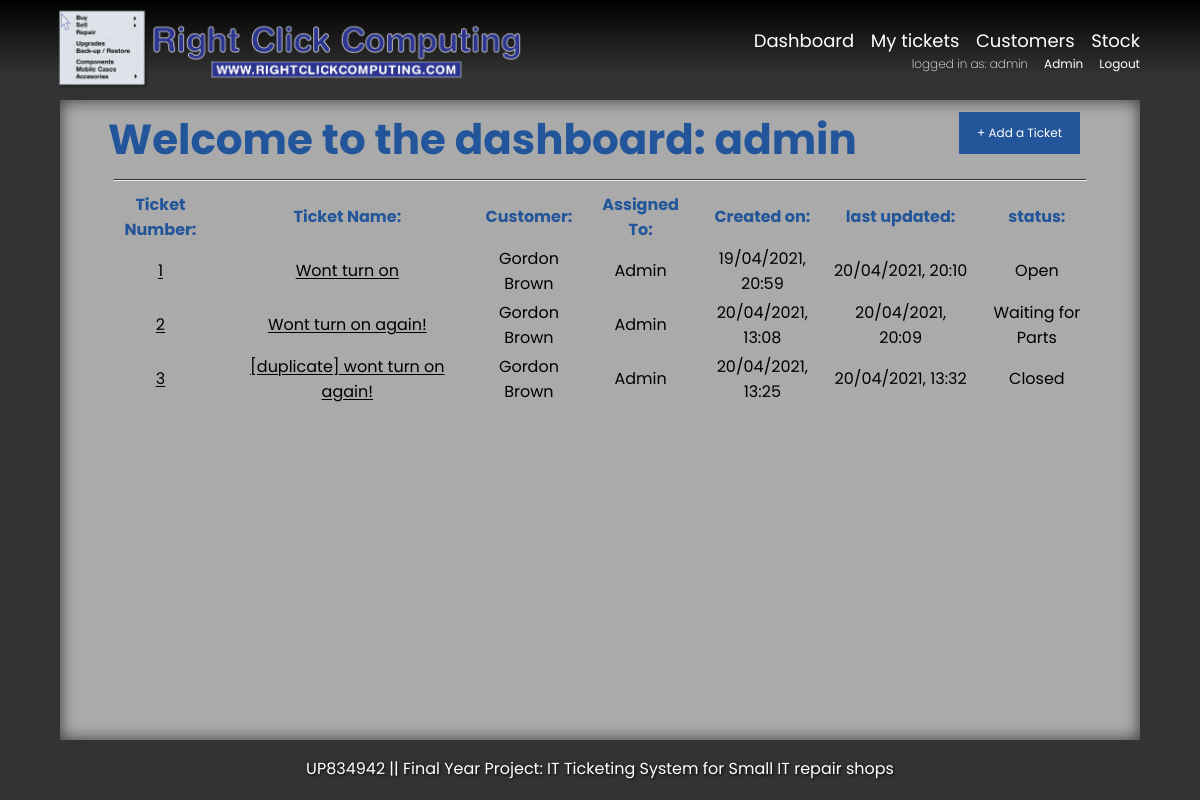
The app's page /dashboard/ (signed in), older data.
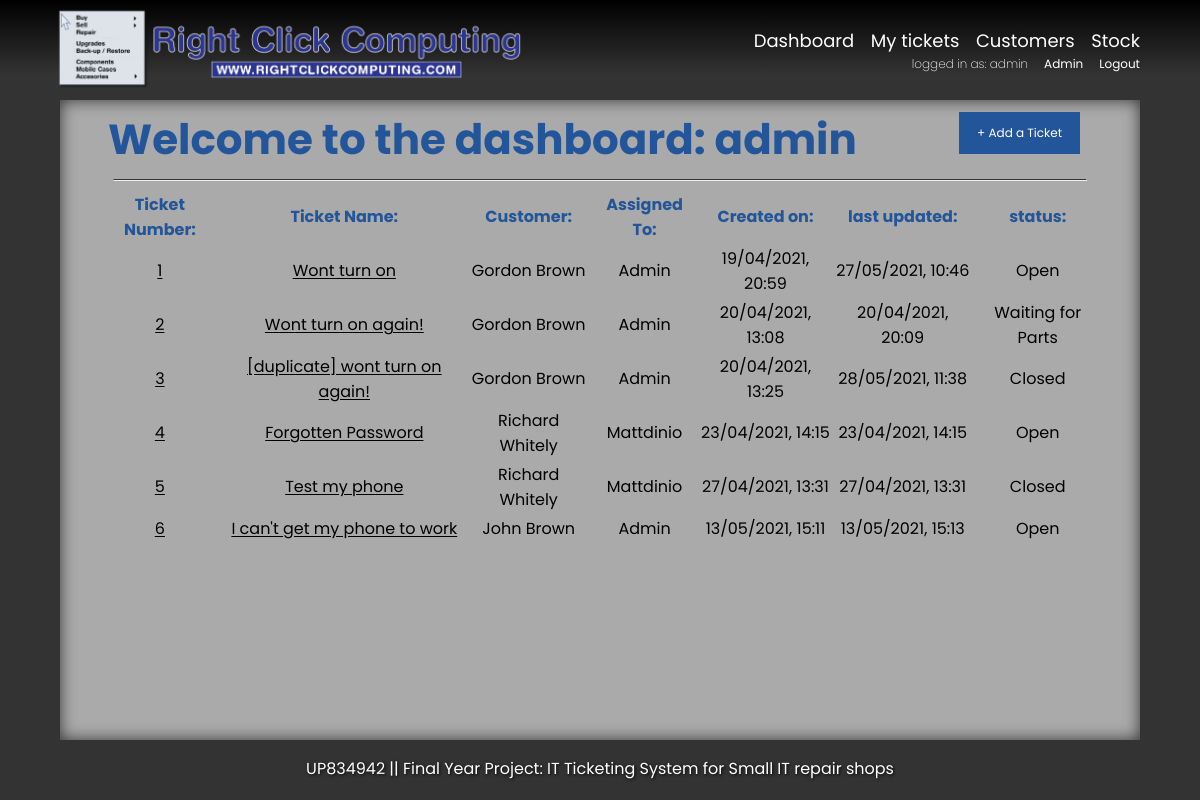
The same page, newer data.
### ticketingsystem/models.py (models this page shows, shortened)
class Ticket(models.Model):
    TICKET_STATUS = [('Open', 'Open'), ('Waiting on Customer', 'Waiting on Customer'), ('Waiting for Parts', 'Waiting for Parts'), ('Closed', 'Closed')]
    DEVICE_TYPES = [('Mobile Phone', 'Mobile Phone'), ('Laptop', 'Laptop'), ('Desktop', 'Desktop'), ('Games Console', 'Games Console'), ('Tablet', 'Tablet'), ('Smart device', 'Smart Device'), ('Other', 'Other')]
    ticketName = models.CharField(max_length=100, verbose_name="Ticket Name")
    deviceMake = models.CharField (max_length=30, verbose_name="Device Make")
    deviceModel = models.CharField(max_length=50, verbose_name="Device Model")
    deviceType = models.CharField(max_length=15, choices=DEVICE_TYPES, verbose_name="Device Type")
    customer = models.ForeignKey(Customer, on_delete=models.PROTECT, verbose_name="Customer")
    assigned = models.ForeignKey(User, on_delete=models.SET_NULL, null=True, blank=True, editable=True, related_name="assignedTechnician", verbose_name="Assigned")
    ticketStatus = models.CharField(max_length=30, choices=TICKET_STATUS, verbose_name="Ticket Status")
    createdDate = models.DateTimeField(auto_now_add=True, editable=False, verbose_name="Created On")
    createdBy = models.ForeignKey(User, on_delete=models.DO_NOTHING, null=True, editable=False, related_name="createdByTechnician", verbose_name="createdBy")
    lastUpdated = models.DateTimeField(auto_now=True, verbose_name="Last Update Date")
    updatedBy = models.ForeignKey(User, on_delete=models.DO_NOTHING, null=True, editable=False, related_name="updatedByTechnician", verbose_name="Updated By")
    ticketDescription = models.TextField(verbose_name="Ticket Description")
    class meta:
        ordering = ['-id']

class Customer(models.Model):
    firstName = models.CharField (max_length=50, verbose_name="First Name")
    lastName = models.CharField (max_length=50, verbose_name="Last Name")
    phoneMessage = 'Phone number must be 11 digits format \'00000000000\''
    phone_regex = RegexValidator(regex='^\\d{11}$',message=phoneMessage)
    number = models.CharField(max_length=11, validators=[phone_regex], verbose_name="Phone Number")
    email = models.EmailField(max_length = 254, blank= True, null=True, verbose_name="Email Address")
    address = models.TextField(blank=True, verbose_name="Address")
    def __str__(self):
        return self.firstName + ' ' + self.lastName

### ticketingsystem/views.py (the view)
def dashboard (request):
    tickets = Ticket.objects.all()
    ticketFilters = ticketFilter()
    context = {'ticketFilters': ticketFilter}
    return render (request, 'dashboard.html', {
       'tickets' : tickets,
    })

### ticketingsystem/templates/dashboard.html (shortened to what this page needs)
{% extends 'base.html'%}
{% block content %}
{% load static %}
{% if user.is_authenticated %}
    <link rel="stylesheet" href="{% static 'dashboard.css' %}">
    <span  id = "ticketbar">
    <h1 id = "dashTitle">Welcome to the dashboard: {{ user.get_username }}</h1>
        <a href="/dashboard/create-ticket/" class="button" title="Add a Ticket"> + Add a Ticket</a>
    </span>
    <hr>
    <div id = 'ticketTable'>
        <table id = "dashTable">
            <tr>
            <th id = 'tableHeading'>Ticket Number: </th>
            <th id = 'tableHeading'>Ticket Name: </th>
            <th id = 'tableHeading'>Customer: </th>
            <th id = 'tableHeading'>Assigned To: </th>
            <th id = 'tableHeading'>Created on: </th>
            <th id = 'tableHeading'>last updated: </th>
            <th id = 'tableHeading'>status: </th>
            </tr>
                {% for ticket in tickets %}
                    <tr>
                    <th id = 'tableContent'> <a href = "{% url 'Ticket_Detail' ticket.id %}"> {{ticket.id}}  </a></th>
                    <th id = 'tableContent'> <a href = "{% url 'Ticket_Detail' ticket.id %}">{{ticket.ticketName | capfirst}} </a>  </th>
                    <th id = 'tableContent'>{{ticket.customer | capfirst}} </th>
                    <th id = 'tableContent'>{{ticket.assigned | capfirst}} </th>
                    <th id = 'tableContent'>{{ticket.createdDate | date:"d/m/Y, H:i "}} </th>
                    <th id = 'tableContent'>{{ticket.lastUpdated | date:"d/m/Y, H:i "}} </th>
                    <th id = 'tableContent'>{{ticket.ticketStatus | capfirst}} </th>
                    </tr>
                {% endfor %}
        </table>
    </div>
{% else %}
    <h1 id = "nolog"> You are not logged in! Please login to see the dashboard </h1>
{% endif %}
{% endblock %}

### ticketingsystem/templates/base.html (shortened to what this page needs)
{% load static %}
<!doctype html>
<html lang="en">
<head>
  <link rel="stylesheet" href="{% static 'style.css' %}">
</head>
<body>
  <div id = "parent-container">
    <header id = "header">
      <div id = logoContainer>
        <a id = "logoLink" href="/"><img class = "logo" src = "/static/images/RCC.png" alt = "logo"> </a>
      </div>
      <nav id = "nav">
        {% if user.is_authenticated %}
        <ul class = "links">
          <li> <a href="/dashboard/"> Dashboard </a></li>
          <li> <a href="/my_tickets/"> My tickets </a></li>
          <li> <a href="/customer_list/"> Customers </a></li>
          <li> <a href="/stock_list/"> Stock </a></li>
        </ul>
        <div id = login-container>
          <p id = 'loggedin'> logged in as: {{ user.get_username }}</p>
          {% if user.is_staff %}
          <p id = 'admin'> <a href="/admin/"> Admin</a></p>
          {% endif %}
          <p id = 'logout'> <a href="/logout/"> Logout </a></p>
        </div>
        {% else %}
        <ul class = "links">
          <li> <a href="/login/"> Login </a></li>
        </ul>
        {% endif %}
      </nav>
  </header>
  <div id = "left-block">
  </div>
  <div id = "main-content-block", name="maincontent">
      {% block content %}{% endblock %}
    </div>
    <div id = "right-block">
    </div>
    <footer id = "footer">
      <p> UP834942 || Final Year Project: IT Ticketing System for Small IT repair shops</p>
    </footer>
    </div>
</body>
</html>

### ticketingsystem/static/style.css (style rules this page uses)
html { background-color: #333333; }
body { margin: 0em; display: block; }
#parent-container { display: grid; grid-template: auto 1fr auto / auto 1fr auto; }
#header { grid-column: 1 / 4; background-color: #000000; background-image: linear-gradient(180deg, #000000 0%, #333333 75%); display: flex; justify-content: space-between; align-items: center; }
#logoContainer { width: 40%; height: auto; padding-left: 4vw; }
.logo { display: inline-block; text-align: left; max-width:100%; max-height:100%; }
#logoLink { display:inline-block; max-width:100%; max-height:100%; }
.links { list-style: none; padding-right: 4.5vw; margin-bottom: 0em; margin-top: 0em; font-size: 1.5vw; transition: all 0.3s ease 0s; }
.links li { display: inline-block; padding: 0px .5vw; }
.button { background-color: #225599; border: none; color: white; font-family: 'Poppins', sans-serif; padding: 1.5vh 1.5vw; text-align: center; text-decoration: none; font-size: 1vw; margin: 1.5vh 5vw; margin-left:0; cursor: pointer; float: right; }
.links a { color: #FFFFFF; font-family: 'Poppins', sans-serif; text-decoration: none; text-shadow: #000000; }
#login-container { padding-right: 5vw; float:right; }
#loggedin { font-weight: 200; }
#loggedin, #logout, #admin { color: #FFFFFF; font-family: 'Poppins', sans-serif; font-size: 1vw; margin: 0; display: inline-block; padding-left: 1vw; }
#logout a, #admin a { text-decoration: none; color: #FFFFFF; }
#left-block { grid-column: 1 / 2; background-color: #333333; width: 5vw; }
#right-block { grid-column: 3 / 4; background-color: #333333; width: 5vw; }
#main-content-block { grid-column: 2 / 3; background-color: #AAAAAA; box-shadow: 0px 0px 1em #333333 inset; height: 80vh; overflow-y:auto }
#footer { grid-column: 1 / 4; background-color: #333333; color:#FFFFFF; font-family: 'Poppins', sans-serif; text-align: center; text-shadow: -0.0625em 0.0625em 0.1875em #333333, 0.0625em 0.0625em 0.1875em #000000; }
#ticketTable, #objectForm { font-family: 'Poppins', sans-serif; color: #225599; font-weight: bold; }

### ticketingsystem/static/Dashboard.css (style rules this page uses)
#ticketbar { padding-top: 1.5vh; padding-bottom: 1vh; }
#dashTitle { margin-top: 1vh; margin-bottom: 1vh; margin-left: 4vw; font-family: 'Poppins', sans-serif; font-size: clamp(25px, 3.5vw, 60px); color: #225599; float: left; border: none; }
hr { text-align: center; width: 90%; border-top: 0.1em solid #333333; }
#dashTable { width: 100%; padding-left: 3vw; padding-right: 3vw; }
#tableHeading { font-family: 'Poppins', sans-serif; color: #225599; }
#tableContent { font-family: 'Poppins', sans-serif; color: #000000; font-weight: 400; }
#tableContent a { color: #000000; text-underline-offset: 0.1em; }

Row changes from the older to the newer data that the page shows:
changed Ticket "Wont turn on": lastUpdated "20/04/2021, 20:10" → "27/05/2021, 10:46"
changed Ticket "[duplicate] wont turn on again!": lastUpdated "20/04/2021, 13:32" → "28/05/2021, 11:38"
added Ticket: id "4", ticketName "Forgotten Password", customer "Richard Whitely", assigned "Mattdinio", createdDate "23/04/2021, 14:15", lastUpdated "23/04/2021, 14:15", ticketStatus "Open"
added Ticket: id "5", ticketName "Test my phone", customer "Richard Whitely", assigned "Mattdinio", createdDate "27/04/2021, 13:31", lastUpdated "27/04/2021, 13:31", ticketStatus "Closed"
added Ticket: id "6", ticketName "I can't get my phone to work", customer "John Brown", assigned "Admin", createdDate "13/05/2021, 15:11", lastUpdated "13/05/2021, 15:13", ticketStatus "Open"
